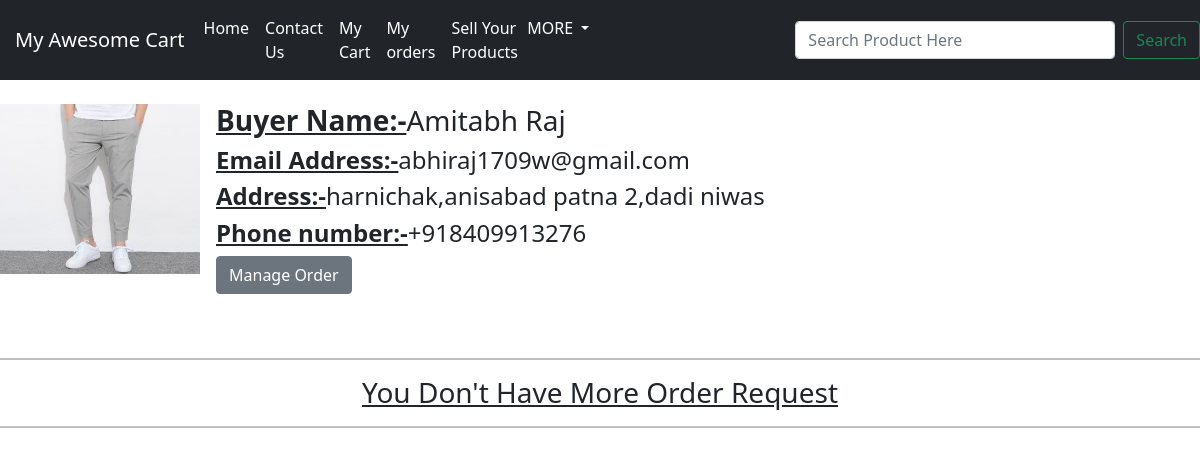
/shop/orderrequest/ (signed in), run on an earlier commit of the app's database.
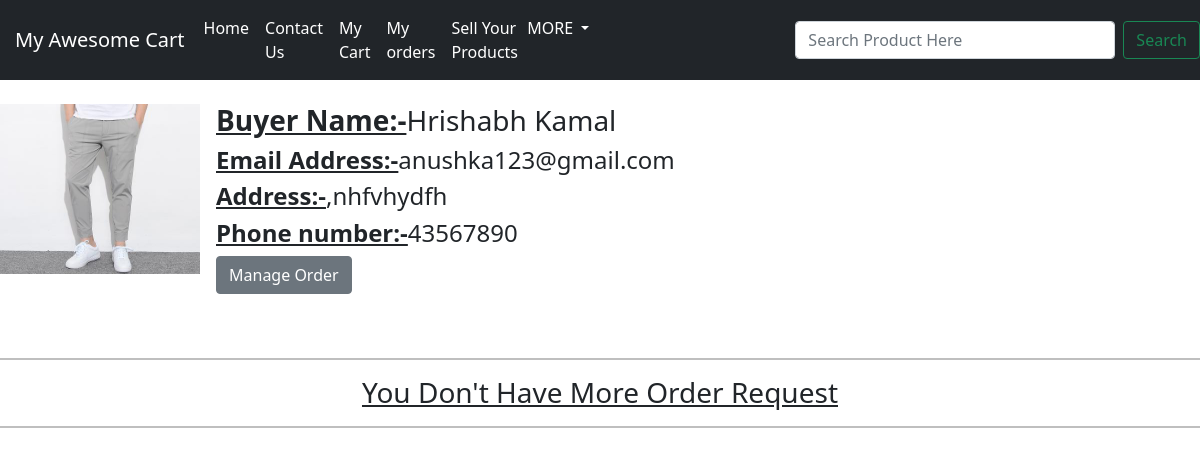
And on a later commit of the database.
### shop/models.py (models this page shows, shortened)
class Order(models.Model):
    product_image=models.ImageField(upload_to="shop/images")
    product_name=models.CharField(max_length=200)
    product_price=models.CharField(max_length=200)
    name=models.CharField(max_length=50)
    email=models.CharField(max_length=50, default="")
    address1=models.CharField(max_length=100, default="")
    address2=models.CharField(max_length=400, default="")
    city=models.CharField(max_length=100, default="")
    state=models.CharField(max_length=50, default="")
    zip=models.IntegerField(default=0)
    phone=models.CharField(max_length=10,default="0")
    order_method=models.CharField(max_length=50, default="")
    product_id=models.CharField(max_length=1,default=0)
    admin_id=models.IntegerField(default="")
    user_uid=models.IntegerField(default=0)
    order_status=models.CharField(max_length=200,default="Pending")

### shop/views.py (the view)
# urls.py: path('orderrequest/', views.orderrequest,       name="orderrequest"),
def orderrequest(requests):
    order= Order.objects.all()
    context={'order':order}
    return render(requests, 'shop/orderrequest.html',context)

### templates/shop/orderrequest.html (shortened to what this page needs)
{% extends 'shop/basic.html' %}
{%block body%}
{%if user.is_authenticated%}
{% for order in order %}
{% if request.user.id == order.admin_id %}
<br>
<div class="d-flex position-relative">
  <img src="/media/{{order.product_image}}" class="flex-shrink-0 me-3" alt="...">
  <div>
    <h3 id="text" class="mt-0"><b><u>Buyer Name:-</u></b>{{order.name}}</h3>
    <h4 id="text"><b><u>Email Address:-</u></b>{{order.email}}</h4>
    <h4 id="text"><b><u>Address:-</u></b>{{order.address1}},{{order.address2}}</h4>
    <h4 id="text"><b><u>Phone number:-</u></b>{{order.phone}}</h4>
    <a id="text" href="/shop/moredetail/{{order.id}}"><button class="btn btn-secondary">Manage Order</button></a>
  </div>
</div>
<br>
<br>
{% endif %}
{% endfor %}
<hr style="height:2px;color:black;"></hr>
<center><h3><u>You Don't Have More Order Request</u></h3></center>
<hr style="height:2px;color:black;"></hr><br>
{%else%}
<h2>Please sign in to see your Orders Request</h2>
<a href="/" class="btn btn-danger">Sign in Here</a>
{%endif%}
{%endblock%}

What changed in the data, as far as the page shows it:
removed Order: product_image (picture), name "Amitabh Raj", email "abhiraj1709w@gmail.com", address1 "harnichak,anisabad patna 2", address2 "dadi niwas", phone "+918409913276"
added Order: product_image (picture), name "Hrishabh Kamal", email "anushka123@gmail.com", address2 "nhfvhydfh", phone "43567890"
